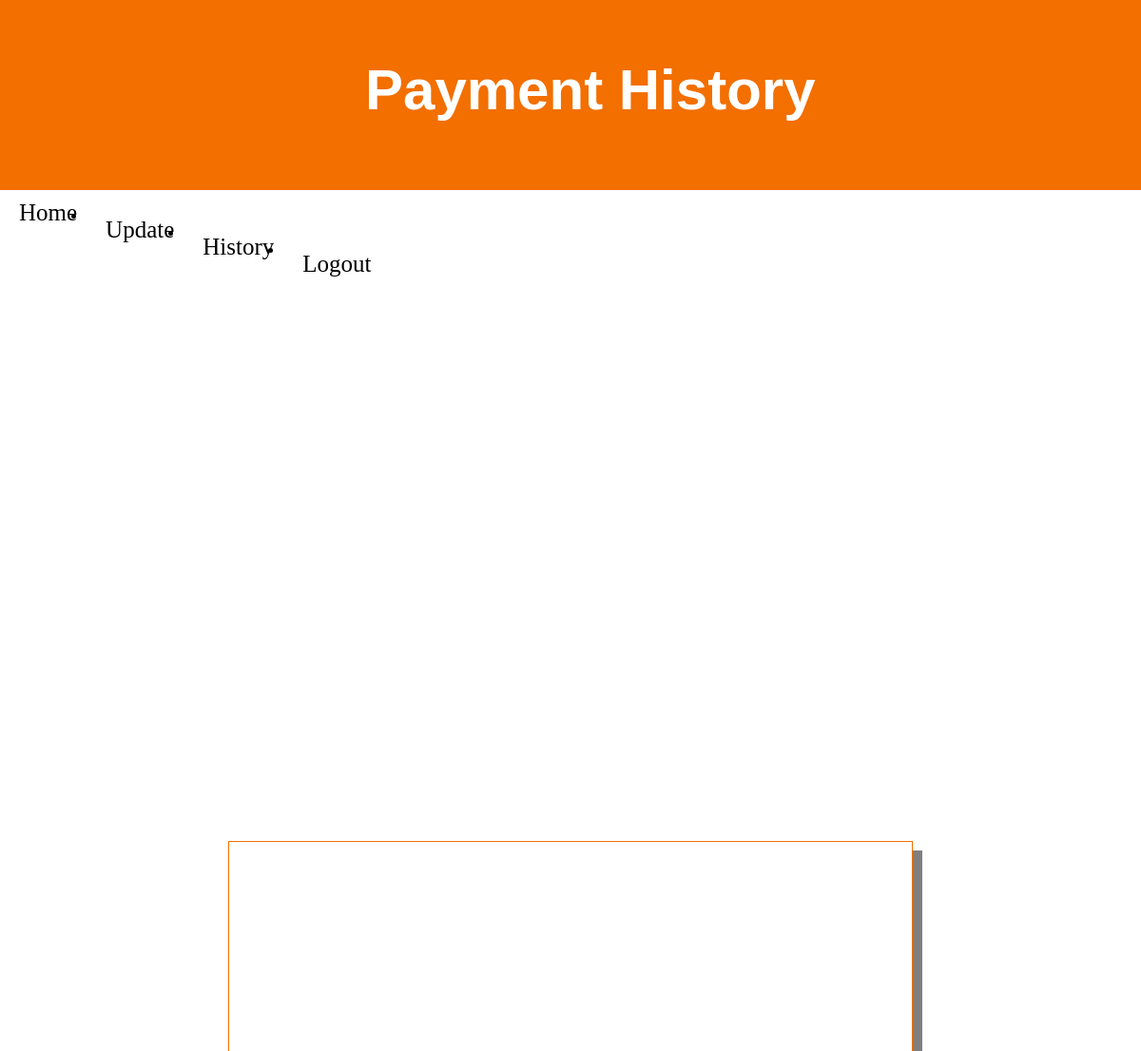
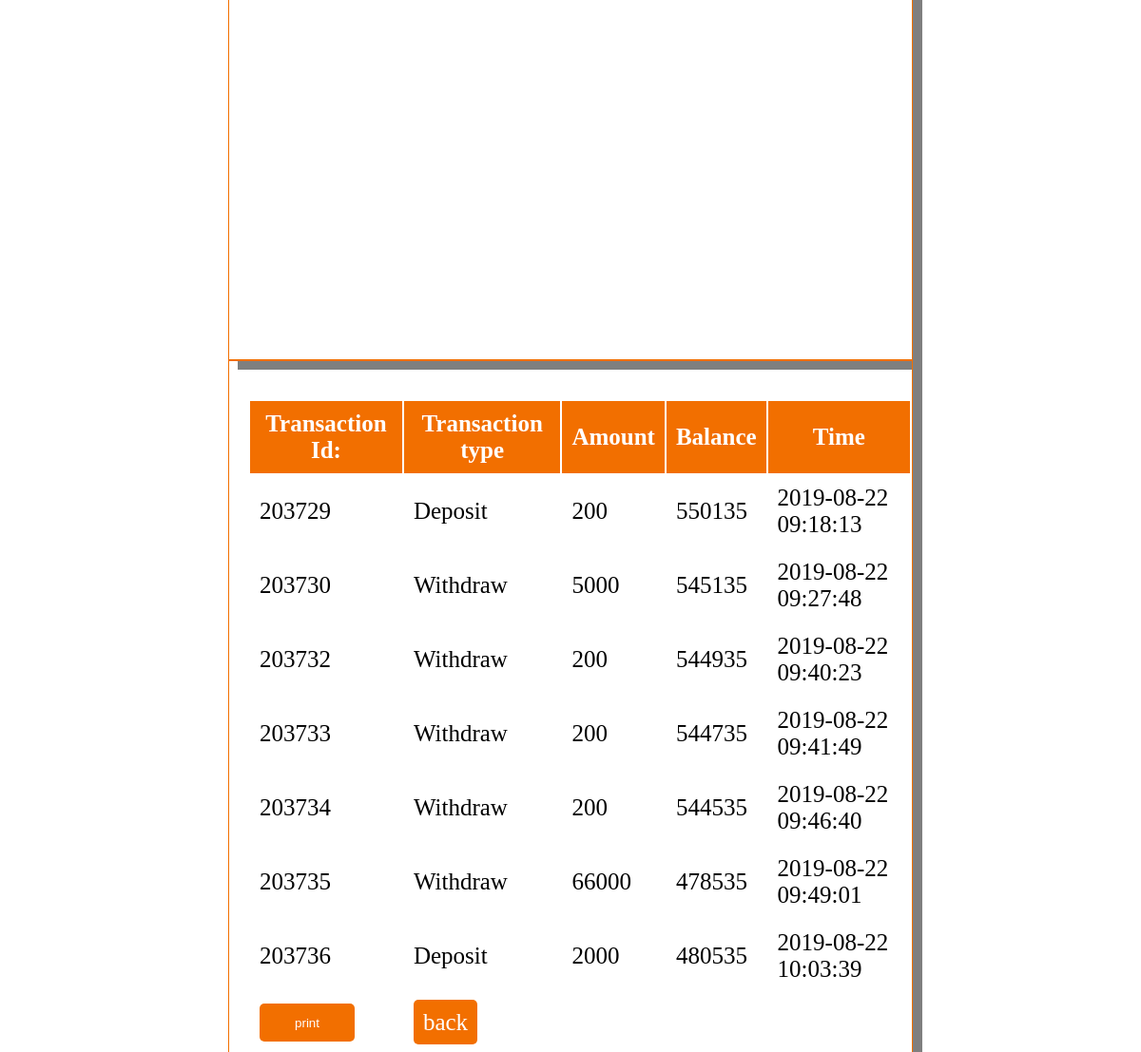
Page /history.php (signed in) on the committed database (2 pictures, top to bottom).
### tables this page shows
CREATE TABLE IF NOT EXISTS `history` (
  `hid` int(20) NOT NULL AUTO_INCREMENT,
  `amount` bigint(200) NOT NULL,
  `balance` int(200) NOT NULL,
  `time` timestamp NOT NULL DEFAULT CURRENT_TIMESTAMP,
  `cid` varchar(20) DEFAULT NULL,
  `type` varchar(20) NOT NULL,
  PRIMARY KEY (`hid`)
);

### history.php (the view, shortened to what this page needs)
<?php
$conn = mysqli_connect('localhost','root','','bms');
$sql = "SELECT * FROM history where cid='".$_SESSION['login_user']."'";
$result = mysqli_query($conn,$sql);?>
<!doctype html><html><head>
</head>
   <body><div class="title"><h1>Payment History</h1>  </div>
   	<nav>
		<ul>
			<li><a href="customer.php">Home</a></li>
			<li><a href="update1.php">Update</a></li>
			<li><a href="history.php">History</a></li>
			<li><a href="logout.php">Logout</a></li>
		</ul>
		</nav>
   <div class="passbook"><table>
   <?php if($result){?>
	<table><tr><th>Transaction Id: </th><th>Transaction type </th><th>Amount </th><th>Balance </th><th>Time </th></tr>
	<?php while($row = mysqli_fetch_assoc($result)){?>
		        <tr><td><?php echo  $row["hid"];?></td>
		       <td><?php echo $row["type"];?></td>
		       <td><?php echo $row["amount"];?></td>
		       <td><?php echo $row["balance"];?></td>
		      <td><?php echo $row["time"];?></td></tr>
<?php }
echo"<tr><td><form action='history-pdf.php' method='post'><input type='submit' value='print' class='btn'></form></a></td><td><a href='customer.php' class='btn'>back</a></td></tr></table></div>";}
else{
	echo mysqli_error($conn);
}
?>

### history.php (style rules this page uses)
* { margin:0;padding:0px; }
.title { background-color:#f26f00; height:200px; color:white; font-size:30px; font-family:arial; }
.title h1 { margin-left:32%; padding-top:60px; }
.passbook { position:absolute; top:40%; width:100%; }
nav ul li a { color:black; padding:10px; float:left ; display:block; text-align:center; font-size:25px; text-decoration:none; margin-left:10px; }
table { width:70%;; height:600px; border:1px solid #f26f00; padding-left:20px; padding-top:40px; padding-bottom:20px; box-shadow:10px 10px rgba(0,0,0,0.5); font-size:25px; }
th { background-color:#f26f00; color:white; padding:10px; }
td { padding:10px; }
table { width:60%; margin:auto; font-size:25px; }
.btn { background-color:#f26f00; text-decoration:none; color:white; padding:10px; width:100px; height:40px; border-radius:5px; border:none; }

### rows in the picture
history: hid "203729", type "Deposit", amount "200", balance "550135", time "2019-08-22 09:18:13"
history: hid "203730", type "Withdraw", amount "5000", balance "545135", time "2019-08-22 09:27:48"
history: hid "203732", type "Withdraw", amount "200", balance "544935", time "2019-08-22 09:40:23"
history: hid "203733", type "Withdraw", amount "200", balance "544735", time "2019-08-22 09:41:49"
history: hid "203734", type "Withdraw", amount "200", balance "544535", time "2019-08-22 09:46:40"
history: hid "203735", type "Withdraw", amount "66000", balance "478535", time "2019-08-22 09:49:01"
history: hid "203736", type "Deposit", amount "2000", balance "480535", time "2019-08-22 10:03:39"
